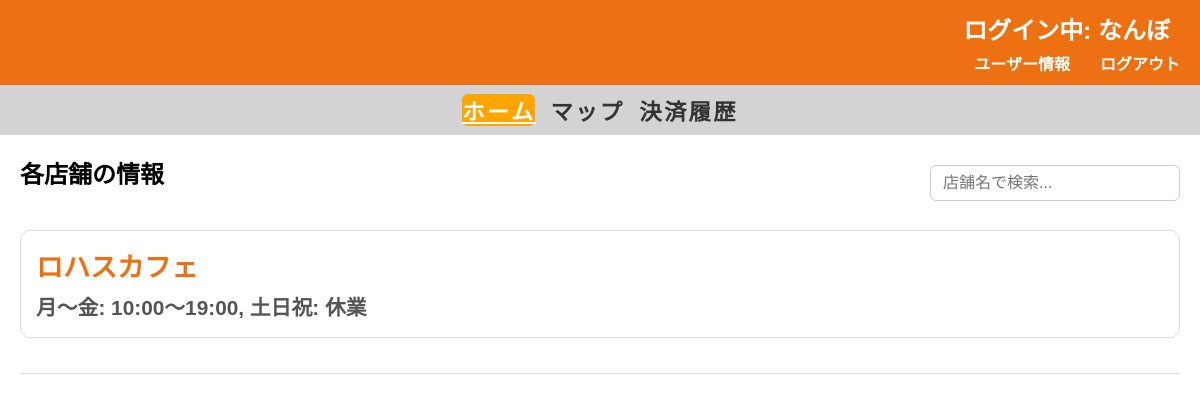
Page /users_home/home (signed in) on the earlier database version.
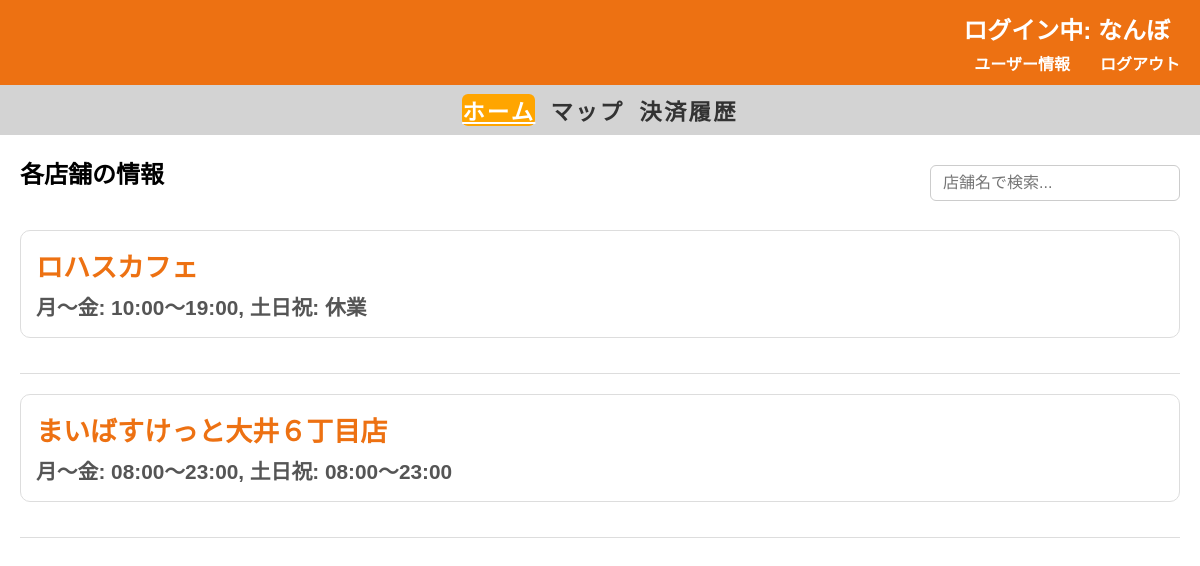
Same page on the later database version.
### tables this page shows
CREATE TABLE store (
    store_id INTEGER PRIMARY KEY AUTOINCREMENT,
    store_name TEXT NOT NULL,
    email TEXT UNIQUE NOT NULL,
    password TEXT NOT NULL,
    location TEXT,
    representative TEXT,
    description TEXT,
    created_at TIMESTAMP DEFAULT CURRENT_TIMESTAMP  -- created_atに名前統一
);

### routes/users_home/users_home.py (the view)
@users_home_bp.route('/home')
def home():
    if 'id' not in session:
        flash("ログインしてください")
        return redirect(url_for('users_login.login'))
    conn = sqlite3.connect('app.db')
    conn.row_factory = sqlite3.Row
    cursor = conn.cursor()
    cursor.execute("""
        SELECT
            store_id AS id,
            store_name AS name,
            description
        FROM store
        ORDER BY store_id
    """)
    stores = cursor.fetchall()
    conn.close()
    return render_template('users_home/home.html', stores=stores, u_name=session.get('u_name', 'ゲスト'))

### templates/users_home/home.html (shortened to what this page needs)
<!DOCTYPE html>
<html lang="ja">
<head>
    <link rel="stylesheet" href="{{ url_for('static', filename='css/users_home.css') }}">
</head>
<body>
    <div class="water-blue-section">
        <span class="username">
            ログイン中: {{ u_name if u_name else 'ゲスト' }}
        </span>
        <div class="user-links">
            <a href="{{url_for('users_home.users_data')}}">ユーザー情報</a>
            <a href="{{url_for('users_home.logout')}}">ログアウト</a>
        </div>
    </div>
    <div class="gray-section">
        <ul>
            <li class="{% if request.endpoint == 'users_home.home' %}active{% endif %}">
                <a href="{{ url_for('users_home.home') }}">ホーム</a>
            </li>
            <li class="{% if request.endpoint == 'users_home.map_shop' %}active{% endif %}">
                <a href="{{ url_for('users_home.map_shop') }}">マップ</a>
            </li>
            <li class="{% if request.endpoint == 'users_home.payment_history' %}active{% endif %}">
                <a href="{{ url_for('users_home.payment_history') }}">決済履歴</a>
            </li>
        </ul>
    </div>
    <main>
        <div class="title-search-row">
            <h2>各店舗の情報</h2>
            <input type="search" id="store-search" placeholder="店舗名で検索..." />
        </div>
        <ul id="store-list">
            {% if stores %}
                {% for store in stores %}
                    <li>
                        <a href="{{ url_for('users_order.menu', store_id=store.id) }}" class="custom-link">
                            <h3>{{ store.name }}</h3>
                            <p>{{ store.description }}</p>
                        </a>
                    </li>
                {% endfor %}
            {% else %}
                <li>店舗情報がありません。</li>
            {% endif %}
        </ul>
    </main>
</body>
</html>

Differences in the rows shown:
added store: representative "なんぼ", name "まいばすけっと大井６丁目店", description "月〜金: 08:00〜23:00, 土日祝: 08:00〜23:00"
Other differences:
{{ u_name if u_name else 'ゲスト' }}: "なんぼ" → (not shown)
